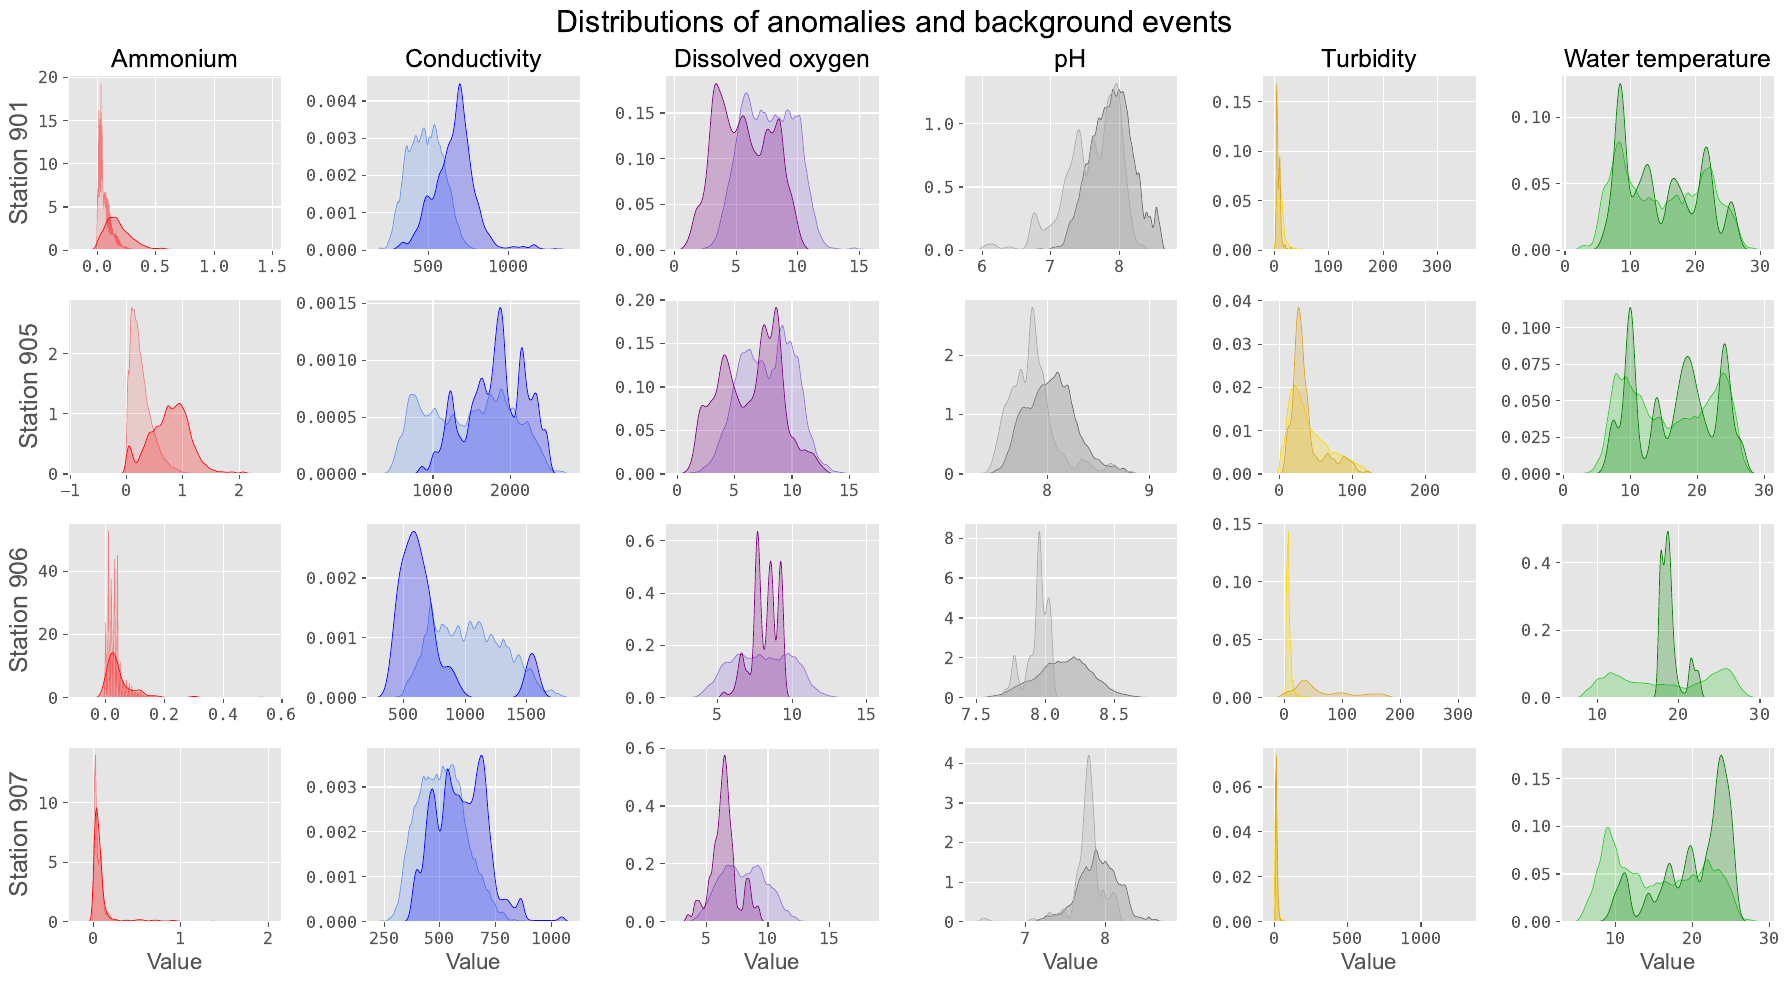

This figure's Python source:
import numpy as np
import pandas as pd
import seaborn as sns
import matplotlib.pyplot as plt
plt.style.use('ggplot')
from matplotlib import rcParams
rcParams['font.family'] = 'monospace'

# Read the data
station = 901
data_901 = pd.read_csv(f'data/labeled_{station}_pro.csv', sep=',', encoding='utf-8')

station = 905
data_905 = pd.read_csv(f'data/labeled_{station}_pro.csv', sep=',', encoding='utf-8')

station = 906
data_906 = pd.read_csv(f'data/labeled_{station}_pro.csv', sep=',', encoding='utf-8')

station = 907
data_907 = pd.read_csv(f'data/labeled_{station}_pro.csv', sep=',', encoding='utf-8')

# Subset the anomalies
data_anomalies_901 = data_901[data_901['label'] == 1]
data_anomalies_905 = data_905[data_905['label'] == 1]
data_anomalies_906 = data_906[data_906['label'] == 1]
data_anomalies_907 = data_907[data_907['label'] == 1]

# Subset the normal data
data_normal_901 = data_901[data_901['label'] == 0]
data_normal_905 = data_905[data_905['label'] == 0]
data_normal_906 = data_906[data_906['label'] == 0]
data_normal_907 = data_907[data_907['label'] == 0]

# Extract the anomalous data for each variable and station
am_901_anomalies = data_anomalies_901.ammonium_901.to_numpy()
co_901_anomalies = data_anomalies_901.conductivity_901.to_numpy()
do_901_anomalies = data_anomalies_901.dissolved_oxygen_901.to_numpy()
ph_901_anomalies = data_anomalies_901.pH_901.to_numpy()
tu_901_anomalies = data_anomalies_901.turbidity_901.to_numpy()
wt_901_anomalies = data_anomalies_901.water_temperature_901.to_numpy()

am_905_anomalies = data_anomalies_905.ammonium_905.to_numpy()
co_905_anomalies = data_anomalies_905.conductivity_905.to_numpy()
do_905_anomalies = data_anomalies_905.dissolved_oxygen_905.to_numpy()
ph_905_anomalies = data_anomalies_905.pH_905.to_numpy()
tu_905_anomalies = data_anomalies_905.turbidity_905.to_numpy()
wt_905_anomalies = data_anomalies_905.water_temperature_905.to_numpy()

am_906_anomalies = data_anomalies_906.ammonium_906.to_numpy()
co_906_anomalies = data_anomalies_906.conductivity_906.to_numpy()
do_906_anomalies = data_anomalies_906.dissolved_oxygen_906.to_numpy()
ph_906_anomalies = data_anomalies_906.pH_906.to_numpy()
tu_906_anomalies = data_anomalies_906.turbidity_906.to_numpy()
wt_906_anomalies = data_anomalies_906.water_temperature_906.to_numpy()

am_907_anomalies = data_anomalies_907.ammonium_907.to_numpy()
co_907_anomalies = data_anomalies_907.conductivity_907.to_numpy()
do_907_anomalies = data_anomalies_907.dissolved_oxygen_907.to_numpy()
ph_907_anomalies = data_anomalies_907.pH_907.to_numpy()
tu_907_anomalies = data_anomalies_907.turbidity_907.to_numpy()
wt_907_anomalies = data_anomalies_907.water_temperature_907.to_numpy()

# Extract the normal data for each variable and station
am_901_background = data_normal_901.ammonium_901.to_numpy()
co_901_background = data_normal_901.conductivity_901.to_numpy()
do_901_background = data_normal_901.dissolved_oxygen_901.to_numpy()
ph_901_background = data_normal_901.pH_901.to_numpy()
tu_901_background = data_normal_901.turbidity_901.to_numpy()
wt_901_background = data_normal_901.water_temperature_901.to_numpy()

am_905_background = data_normal_905.ammonium_905.to_numpy()
co_905_background = data_normal_905.conductivity_905.to_numpy()
do_905_background = data_normal_905.dissolved_oxygen_905.to_numpy()
ph_905_background = data_normal_905.pH_905.to_numpy()
tu_905_background = data_normal_905.turbidity_905.to_numpy()
wt_905_background = data_normal_905.water_temperature_905.to_numpy()

am_906_background = data_normal_906.ammonium_906.to_numpy()
co_906_background = data_normal_906.conductivity_906.to_numpy()
do_906_background = data_normal_906.dissolved_oxygen_906.to_numpy()
ph_906_background = data_normal_906.pH_906.to_numpy()
tu_906_background = data_normal_906.turbidity_906.to_numpy()
wt_906_background = data_normal_906.water_temperature_906.to_numpy()

am_907_background = data_normal_907.ammonium_907.to_numpy()
co_907_background = data_normal_907.conductivity_907.to_numpy()
do_907_background = data_normal_907.dissolved_oxygen_907.to_numpy()
ph_907_background = data_normal_907.pH_907.to_numpy()
tu_907_background = data_normal_907.turbidity_907.to_numpy()
wt_907_background = data_normal_907.water_temperature_907.to_numpy()

# Plot the distribution of the each variable for the ground truth and each model's prediction
fig, axes = plt.subplots(nrows=4, ncols=6, figsize=(18, 10))

sns.kdeplot(am_901_background, bw_adjust=0.65, fill=True, color='lightcoral', ax=axes[0, 0])
sns.kdeplot(am_901_anomalies, bw_adjust=0.65, fill=True, color='red', ax=axes[0, 0])

sns.kdeplot(co_901_background, bw_adjust=0.65, fill=True, color='cornflowerblue', ax=axes[0, 1])
sns.kdeplot(co_901_anomalies, bw_adjust=0.65, fill=True, color='blue', ax=axes[0, 1])

sns.kdeplot(do_901_background, bw_adjust=0.65, fill=True, color='mediumpurple', ax=axes[0, 2])
sns.kdeplot(do_901_anomalies, bw_adjust=0.65, fill=True, color='purple', ax=axes[0, 2])

sns.kdeplot(ph_901_background, bw_adjust=0.65, fill=True, color='dimgray', ax=axes[0, 3])
sns.kdeplot(ph_901_anomalies, bw_adjust=0.65, fill=True, color='darkgray', ax=axes[0, 3])

sns.kdeplot(tu_901_background, bw_adjust=0.65, fill=True, color='gold', ax=axes[0, 4])
sns.kdeplot(tu_901_anomalies, bw_adjust=0.65, fill=True, color='goldenrod', ax=axes[0, 4])

sns.kdeplot(wt_901_background, bw_adjust=0.65, fill=True, color='limegreen', ax=axes[0, 5])
sns.kdeplot(wt_901_anomalies, bw_adjust=0.65, fill=True, color='green', ax=axes[0, 5])

sns.kdeplot(am_905_background, bw_adjust=0.65, fill=True, color='lightcoral', ax=axes[1, 0])
sns.kdeplot(am_905_anomalies, bw_adjust=0.65, fill=True, color='red', ax=axes[1, 0])

sns.kdeplot(co_905_background, bw_adjust=0.65, fill=True, color='cornflowerblue', ax=axes[1, 1])
sns.kdeplot(co_905_anomalies, bw_adjust=0.65, fill=True, color='blue', ax=axes[1, 1])

sns.kdeplot(do_905_background, bw_adjust=0.65, fill=True, color='mediumpurple', ax=axes[1, 2])
sns.kdeplot(do_905_anomalies, bw_adjust=0.65, fill=True, color='purple', ax=axes[1, 2])

sns.kdeplot(ph_905_background, bw_adjust=0.65, fill=True, color='dimgray', ax=axes[1, 3])
sns.kdeplot(ph_905_anomalies, bw_adjust=0.65, fill=True, color='darkgray', ax=axes[1, 3])

sns.kdeplot(tu_905_background, bw_adjust=0.65, fill=True, color='gold', ax=axes[1, 4])
sns.kdeplot(tu_905_anomalies, bw_adjust=0.65, fill=True, color='goldenrod', ax=axes[1, 4])

sns.kdeplot(wt_905_background, bw_adjust=0.65, fill=True, color='limegreen', ax=axes[1, 5])
sns.kdeplot(wt_905_anomalies, bw_adjust=0.65, fill=True, color='green', ax=axes[1, 5])

sns.kdeplot(am_906_background, bw_adjust=0.65, fill=True, color='lightcoral', ax=axes[2, 0])
sns.kdeplot(am_906_anomalies, bw_adjust=0.65, fill=True, color='red', ax=axes[2, 0])

sns.kdeplot(co_906_background, bw_adjust=0.65, fill=True, color='cornflowerblue', ax=axes[2, 1])
sns.kdeplot(co_906_anomalies, bw_adjust=0.65, fill=True, color='blue', ax=axes[2, 1])

sns.kdeplot(do_906_background, bw_adjust=0.65, fill=True, color='mediumpurple', ax=axes[2, 2])
sns.kdeplot(do_906_anomalies, bw_adjust=0.65, fill=True, color='purple', ax=axes[2, 2])

sns.kdeplot(ph_906_background, bw_adjust=0.65, fill=True, color='dimgray', ax=axes[2, 3])
sns.kdeplot(ph_906_anomalies, bw_adjust=0.65, fill=True, color='darkgray', ax=axes[2, 3])

sns.kdeplot(tu_906_background, bw_adjust=0.65, fill=True, color='gold', ax=axes[2, 4])
sns.kdeplot(tu_906_anomalies, bw_adjust=0.65, fill=True, color='goldenrod', ax=axes[2, 4])

sns.kdeplot(wt_906_background, bw_adjust=0.65, fill=True, color='limegreen', ax=axes[2, 5])
sns.kdeplot(wt_906_anomalies, bw_adjust=0.65, fill=True, color='green', ax=axes[2, 5])

sns.kdeplot(am_907_background, bw_adjust=0.65, fill=True, color='lightcoral', ax=axes[3, 0])
sns.kdeplot(am_907_anomalies, bw_adjust=0.65, fill=True, color='red', ax=axes[3, 0])

sns.kdeplot(co_907_background, bw_adjust=0.65, fill=True, color='cornflowerblue', ax=axes[3, 1])
sns.kdeplot(co_907_anomalies, bw_adjust=0.65, fill=True, color='blue', ax=axes[3, 1])

sns.kdeplot(do_907_background, bw_adjust=0.65, fill=True, color='mediumpurple', ax=axes[3, 2])
sns.kdeplot(do_907_anomalies, bw_adjust=0.65, fill=True, color='purple', ax=axes[3, 2])

sns.kdeplot(ph_907_background, bw_adjust=0.65, fill=True, color='dimgray', ax=axes[3, 3])
sns.kdeplot(ph_907_anomalies, bw_adjust=0.65, fill=True, color='darkgray', ax=axes[3, 3])

sns.kdeplot(tu_907_background, bw_adjust=0.65, fill=True, color='gold', ax=axes[3, 4])
sns.kdeplot(tu_907_anomalies, bw_adjust=0.65, fill=True, color='goldenrod', ax=axes[3, 4])

sns.kdeplot(wt_907_background, bw_adjust=0.65, fill=True, color='limegreen', ax=axes[3, 5])
sns.kdeplot(wt_907_anomalies, bw_adjust=0.65, fill=True, color='green', ax=axes[3, 5])

# Clean default y label and reduce font size for all axes
for ax in axes.flat:
    ax.set_ylabel('')
    ax.tick_params(axis='both', which='major', labelsize=12)

# Set the title for each variable
var_names = ['Ammonium', 'Conductivity', 'Dissolved oxygen', 'pH', 'Turbidity', 'Water temperature']
for i, ax in enumerate(axes[0]):
    ax.set_title(var_names[i], fontfamily='Arial', fontsize=18)

# Set the x label for each variable
for ax in axes[3, :]:
    ax.set_xlabel('Value', fontname='Arial', fontsize=16)

# Set the y label for each variable
stations = ['Station 901', 'Station 905', 'Station 906', 'Station 907']
for i, ax in enumerate(axes):
    ax[0].set_ylabel(stations[i], fontname='Arial', fontsize=18)

# fig.suptitle(f'Distributions of anomalies and background events', fontname='Arial', fontsize=22)
plt.tight_layout()
# plt.show()

# Save the plot
plt.savefig(f'plots/distributions_var.pdf', format="pdf", dpi=300, bbox_inches='tight')
